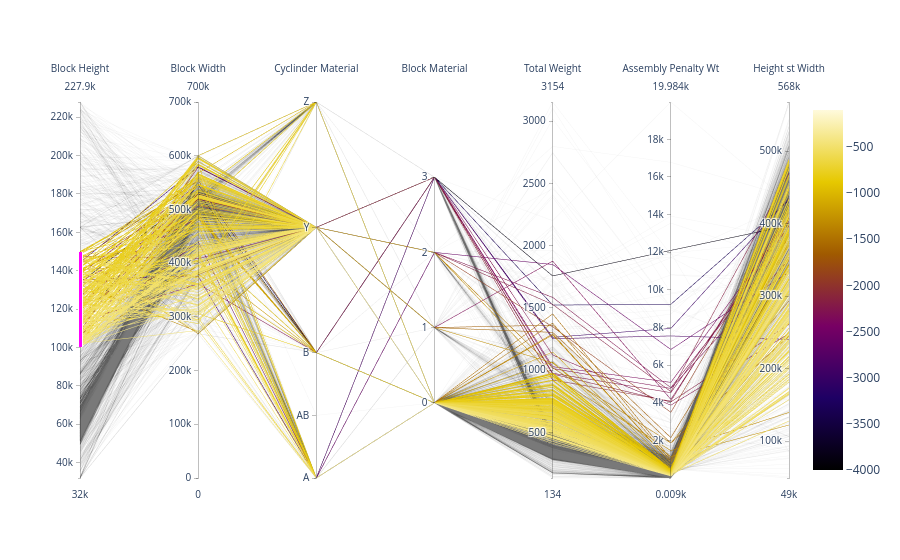

Here is the notebook cell this chart was saved with:
### Markdown cell above
Advanced Parallel Coordinates Plot

### Code cell
df = pd.read_csv("https://raw.githubusercontent.com/bcdunbar/datasets/master/parcoords_data.csv")

fig = go.Figure(data=
    go.Parcoords(
        line = dict(color = df['colorVal'],
                   colorscale = 'Electric',
                   showscale = True,
                   cmin = -4000,
                   cmax = -100),
        dimensions = list([
            dict(range = [32000,227900],
                 constraintrange = [100000,150000],
                 label = "Block Height", values = df['blockHeight']),
            dict(range = [0,700000],
                 label = 'Block Width', values = df['blockWidth']),
            dict(tickvals = [0,0.5,1,2,3],
                 ticktext = ['A','AB','B','Y','Z'],
                 label = 'Cyclinder Material', values = df['cycMaterial']),
            dict(range = [-1,4],
                 tickvals = [0,1,2,3],
                 label = 'Block Material', values = df['blockMaterial']),
            dict(range = [134,3154],
                 visible = True,
                 label = 'Total Weight', values = df['totalWeight']),
            dict(range = [9,19984],
                 label = 'Assembly Penalty Wt', values = df['assemblyPW']),
            dict(range = [49000,568000],
                 label = 'Height st Width', values = df['HstW'])])
    )
)
fig.show()

### Figure 1 — Plotly figure (JSON) as saved in the notebook; plotly's stock layout.template omitted (floating-point values rounded to 4 significant figures; data arrays with more than 128 entries replaced by an {"elided": "..."} marker saying what was removed)
{"data": [{"dimensions": [{"constraintrange": [100000, 150000], "label": "Block Height", "range": [32000, 227900], "values": {"elided": "2577 float values"}}, {"label": "Block Width", "range": [0, 700000], "values": {"elided": "2577 float values"}}, {"label": "Cyclinder Material", "ticktext": ["A", "AB", "B", "Y", "Z"], "tickvals": [0, 0.5, 1, 2, 3], "values": {"elided": "2577 float values"}}, {"label": "Block Material", "range": [-1, 4], "tickvals": [0, 1, 2, 3], "values": {"elided": "2577 int values"}}, {"label": "Total Weight", "range": [134, 3154], "values": {"elided": "2577 int values"}, "visible": true}, {"label": "Assembly Penalty Wt", "range": [9, 19984], "values": {"elided": "2577 int values"}}, {"label": "Height st Width", "range": [49000, 568000], "values": {"elided": "2577 float values"}}], "line": {"cmax": -100, "cmin": -4000, "color": {"elided": "2577 int values"}, "colorscale": [[0, "rgb(0,0,0)"], [0.2, "rgb(30,0,100)"], [0.4, "rgb(120,0,100)"], [0.6, "rgb(160,90,0)"], [0.8, "rgb(230,200,0)"], [1, "rgb(255,250,220)"]], "showscale": true}, "type": "parcoords"}], "layout": {}}
